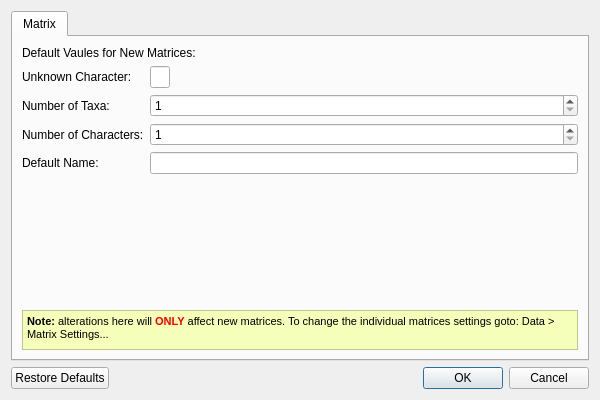
<?xml version="1.0" encoding="UTF-8"?>
<ui version="4.0">
 <class>settingsDialog</class>
 <widget class="QDialog" name="settingsDialog">
  <property name="geometry">
   <rect>
    <x>0</x>
    <y>0</y>
    <width>600</width>
    <height>400</height>
   </rect>
  </property>
  <property name="windowTitle">
   <string>Settings...</string>
  </property>
  <property name="windowIcon">
   <iconset resource="resources.qrc">
    <normaloff>:/icons/icon.ico</normaloff>:/icons/icon.ico</iconset>
  </property>
  <layout class="QVBoxLayout" name="verticalLayout">
   <item>
    <widget class="QTabWidget" name="settingsTabWidget">
     <property name="enabled">
      <bool>true</bool>
     </property>
     <property name="currentIndex">
      <number>0</number>
     </property>
     <widget class="QWidget" name="matrixTab">
      <attribute name="title">
       <string>Matrix</string>
      </attribute>
      <layout class="QVBoxLayout" name="verticalLayout_2">
       <item>
        <widget class="QLabel" name="newMatricesLabel">
         <property name="minimumSize">
          <size>
           <width>0</width>
           <height>0</height>
          </size>
         </property>
         <property name="maximumSize">
          <size>
           <width>16777215</width>
           <height>16</height>
          </size>
         </property>
         <property name="text">
          <string>Default Vaules for New Matrices:</string>
         </property>
        </widget>
       </item>
       <item>
        <layout class="QFormLayout" name="formLayout">
         <item row="0" column="0">
          <widget class="QLabel" name="unknownCharacterLabel">
           <property name="text">
            <string>Unknown Character:</string>
           </property>
          </widget>
         </item>
         <item row="0" column="1">
          <widget class="QLineEdit" name="unknownCharacterLineEdit">
           <property name="maximumSize">
            <size>
             <width>20</width>
             <height>16777215</height>
            </size>
           </property>
           <property name="maxLength">
            <number>1</number>
           </property>
          </widget>
         </item>
         <item row="1" column="0">
          <widget class="QLabel" name="numberTaxaLabel">
           <property name="text">
            <string>Number of Taxa:</string>
           </property>
          </widget>
         </item>
         <item row="1" column="1">
          <widget class="QSpinBox" name="numberTaxaSpinBox">
           <property name="minimum">
            <number>1</number>
           </property>
           <property name="maximum">
            <number>999</number>
           </property>
          </widget>
         </item>
         <item row="2" column="0">
          <widget class="QLabel" name="numberCharactersLabel">
           <property name="text">
            <string>Number of Characters:</string>
           </property>
          </widget>
         </item>
         <item row="2" column="1">
          <widget class="QSpinBox" name="numberCharactersSpinBox">
           <property name="minimum">
            <number>1</number>
           </property>
           <property name="maximum">
            <number>999</number>
           </property>
          </widget>
         </item>
         <item row="3" column="0">
          <widget class="QLabel" name="defaultNameLabel">
           <property name="text">
            <string>Default Name:</string>
           </property>
          </widget>
         </item>
         <item row="3" column="1">
          <widget class="QLineEdit" name="defaultNameLineEdit"/>
         </item>
        </layout>
       </item>
       <item>
        <spacer name="verticalSpacer">
         <property name="orientation">
          <enum>Qt::Vertical</enum>
         </property>
         <property name="sizeHint" stdset="0">
          <size>
           <width>20</width>
           <height>40</height>
          </size>
         </property>
        </spacer>
       </item>
       <item>
        <widget class="QTextBrowser" name="textBrowser">
         <property name="maximumSize">
          <size>
           <width>16777215</width>
           <height>40</height>
          </size>
         </property>
         <property name="styleSheet">
          <string notr="true">background-color: rgb(246, 255, 185);</string>
         </property>
         <property name="html">
          <string>&lt;!DOCTYPE HTML PUBLIC &quot;-//W3C//DTD HTML 4.0//EN&quot; &quot;http://www.w3.org/TR/REC-html40/strict.dtd&quot;&gt;
&lt;html&gt;&lt;head&gt;&lt;meta name=&quot;qrichtext&quot; content=&quot;1&quot; /&gt;&lt;style type=&quot;text/css&quot;&gt;
p, li { white-space: pre-wrap; }
&lt;/style&gt;&lt;/head&gt;&lt;body style=&quot; font-family:'MS Shell Dlg 2'; font-size:8.25pt; font-weight:400; font-style:normal;&quot;&gt;
&lt;p style=&quot; margin-top:0px; margin-bottom:0px; margin-left:0px; margin-right:0px; -qt-block-indent:0; text-indent:0px;&quot;&gt;&lt;span style=&quot; font-size:8pt; font-weight:600;&quot;&gt;Note:&lt;/span&gt;&lt;span style=&quot; font-size:8pt;&quot;&gt; alterations here will &lt;/span&gt;&lt;span style=&quot; font-size:8pt; font-weight:600; color:#ff0000;&quot;&gt;ONLY&lt;/span&gt;&lt;span style=&quot; font-size:8pt;&quot;&gt; affect new matrices. To change the individual matrices settings goto: Data &amp;gt; Matrix Settings...&lt;/span&gt;&lt;/p&gt;&lt;/body&gt;&lt;/html&gt;</string>
         </property>
        </widget>
       </item>
      </layout>
     </widget>
    </widget>
   </item>
   <item>
    <widget class="QDialogButtonBox" name="buttonBox">
     <property name="standardButtons">
      <set>QDialogButtonBox::Cancel|QDialogButtonBox::Ok|QDialogButtonBox::RestoreDefaults</set>
     </property>
    </widget>
   </item>
  </layout>
 </widget>
 <resources>
  <include location="resources.qrc"/>
 </resources>
 <connections/>
</ui>
